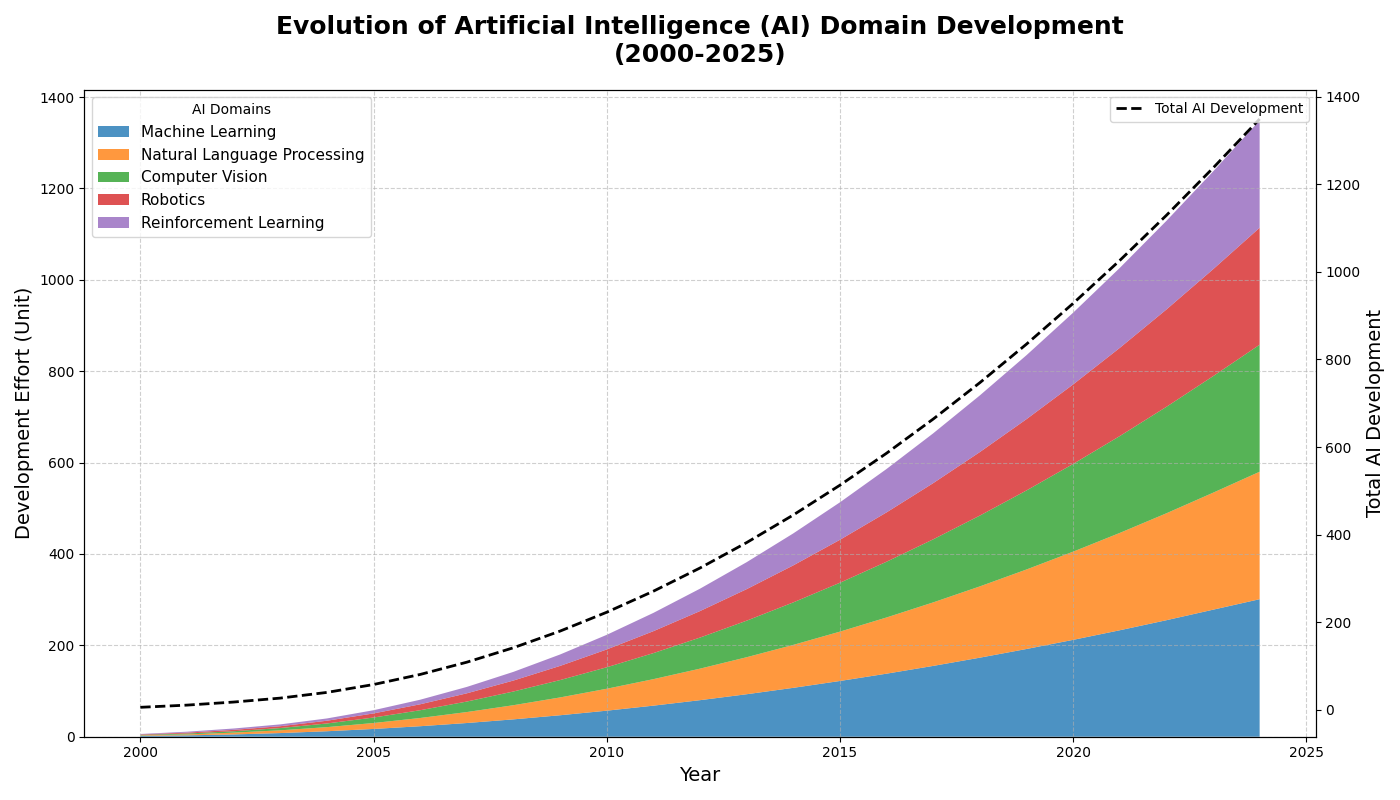

Recreate this plot in Python.
import matplotlib.pyplot as plt
import numpy as np

# Context: Evolution of Artificial Intelligence (AI) Domain Development Over the Years
years = np.arange(2000, 2025)
# Data for different AI domains
machine_learning = np.array([2, 3, 5, 8, 12, 17, 23, 30, 38, 47, 57, 68, 80, 93, 107, 122, 138, 155, 173, 192, 212, 233, 255, 278, 301])
natural_language_processing = np.array([1, 2, 4, 6, 9, 13, 18, 24, 31, 39, 48, 58, 69, 81, 94, 108, 123, 139, 156, 174, 193, 213, 234, 256, 279])
computer_vision = np.array([1, 2, 3, 5, 8, 12, 17, 23, 30, 38, 47, 57, 68, 80, 93, 107, 122, 138, 155, 173, 192, 212, 233, 255, 278])
robotics = np.array([1, 2, 3, 4, 6, 9, 13, 18, 24, 31, 39, 48, 58, 69, 81, 94, 108, 123, 139, 156, 174, 193, 213, 234, 256])
reinforcement_learning = np.array([1, 2, 3, 4, 5, 7, 10, 14, 19, 25, 32, 40, 49, 59, 70, 82, 95, 109, 124, 140, 157, 175, 194, 214, 235])

# Creating the cumulative sum for stacked area chart
cumulative_ai = machine_learning + natural_language_processing + computer_vision + robotics + reinforcement_learning

# Plotting
fig, ax = plt.subplots(figsize=(14, 8))

# Stacked area chart for AI domains
ax.stackplot(
    years,
    machine_learning,
    natural_language_processing,
    computer_vision,
    robotics,
    reinforcement_learning,
    labels=[
        'Machine Learning',
        'Natural Language Processing',
        'Computer Vision',
        'Robotics',
        'Reinforcement Learning'],
    colors=['#1f77b4', '#ff7f0e', '#2ca02c', '#d62728', '#9467bd'],
    alpha=0.8
)

# Adding secondary axis for cumulative data
ax2 = ax.twinx()
ax2.plot(years, cumulative_ai, 'k--', linewidth=2, label='Total AI Development')

# Set the title and labels
ax.set_title(
    "Evolution of Artificial Intelligence (AI) Domain Development\n(2000-2025)",
    fontsize=18,
    fontweight='bold',
    pad=20
)
ax.set_xlabel('Year', fontsize=14)
ax.set_ylabel('Development Effort (Unit)', fontsize=14)
ax2.set_ylabel('Total AI Development', fontsize=14, color='k')

# Enhance appearance
ax.grid(True, linestyle='--', alpha=0.6)
ax.legend(loc='upper left', title='AI Domains', fontsize=11)
ax2.legend(loc='upper right')

# Automatically adjust layout
fig.tight_layout()

# Show plot
plt.show()
